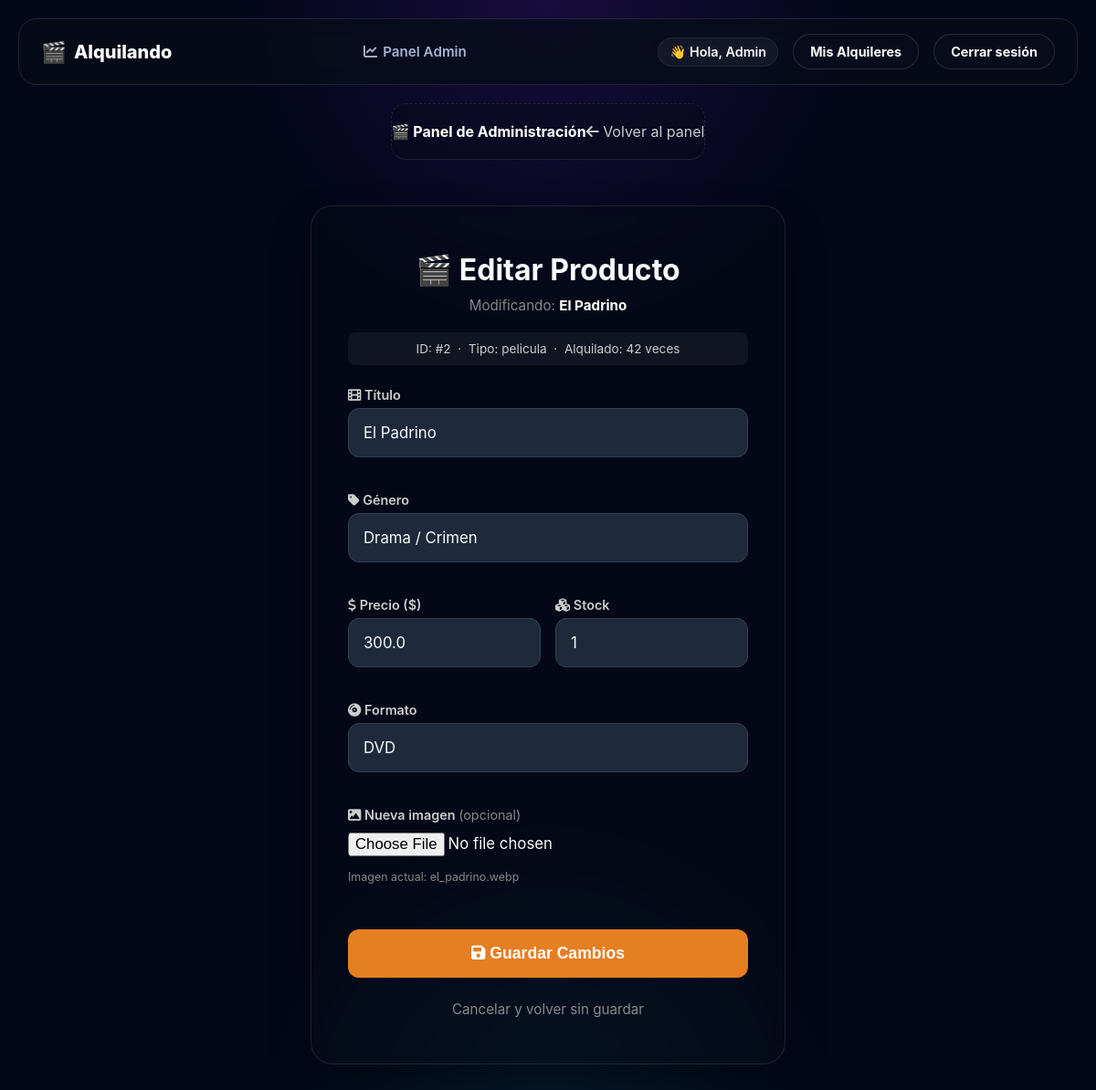
Page /admin/producto/editar/2 (signed in) on the committed database.
### app.py (models this page shows, shortened)
class ProductoAlquiler(db.Model):
    __tablename__ = 'productos_alquiler'
    id = db.Column(db.Integer, primary_key=True)
    titulo = db.Column(db.String(100), nullable=False)
    genero = db.Column(db.String(50), nullable=True)
    alquilado = db.Column(db.Boolean, default=False)
    precio_alquiler = db.Column(db.Float, nullable=False)
    stock = db.Column(db.Integer, default=1)
    imagen = db.Column(db.String(100), default='default.jpg')
    contador_alquileres = db.Column(db.Integer, default=0)
    tipo_producto = db.Column(db.String(50))
    usuario_id = db.Column(db.Integer, db.ForeignKey('usuarios.id'), nullable=True)
    fecha_alquiler = db.Column(db.DateTime, nullable=True)
    fecha_vencimiento = db.Column(db.DateTime, nullable=True)
    estado = db.Column(db.String(30), default='disponible')
    __mapper_args__ = {
        'polymorphic_on': tipo_producto,
        'polymorphic_identity': 'producto_generico'
    }

### app.py (the view, shortened to what this page needs)
@app.route('/admin/producto/editar/<int:prod_id>', methods=['GET', 'POST'])
@requiere_nivel(5)
def administrar_editar_producto(prod_id):
    producto = GestorInventario.buscar_producto_por_id(prod_id)
    if not producto:
        flash("Producto no encontrado.", "danger")
        return redirect(url_for('dashboard'))
    return render_template('editar_producto.html', producto=producto)

### app.py (called while the page is built)
def requiere_nivel(nivel_minimo):
    def decorator(f):
        @wraps(f)
        def decorated_function(*args, **kwargs):
            rol_usuario = session.get('usuario_rol', 'cliente')
            nivel_usuario = NIVELES_ACCESO.get(rol_usuario, 1)
            if nivel_usuario < nivel_minimo:
                flash("No tenés permisos suficientes para entrar acá.", "danger")
                return redirect(url_for('inicio'))
            return f(*args, **kwargs)
        return decorated_function
    return decorator

    @staticmethod
    def buscar_producto_por_id(id_prod):
        return ProductoAlquiler.query.get(id_prod)

### templates/editar_producto.html (shortened to what this page needs)
{% extends 'base.html' %}
{% block content %}
<div class="panel-header" style="display: flex; justify-content: space-between; align-items: center; padding: 20px 0; border-bottom: 1px solid var(--border, #333); margin-bottom: 30px; max-width: 520px; margin-left: auto; margin-right: auto;">
    <span style="color: #fff; font-weight: bold;">🎬 Panel de Administración</span>
    <a href="{{ url_for('dashboard') }}" class="texto-claro" style="color: #ccc; text-decoration: none;">
        <i class="fas fa-arrow-left"></i> Volver al panel
    </a>
</div>
<main style="display: flex; justify-content: center; align-items: center; padding: 0 20px 40px 20px;">
    <div class="auth-container">
        <h2 class="subtitulo-seccion" style="margin-top: 0; margin-bottom: 10px; font-size: 2rem; text-align: center;">
            {% if producto.tipo_producto == 'pelicula' %}🎬{% else %}🎮{% endif %}
            Editar Producto
        </h2>
        <p class="subtitulo" style="color: #888; text-align: center; margin-bottom: 20px; font-size: 0.95rem;">
            Modificando: <strong style="color:#fff;">{{ producto.titulo }}</strong>
        </p>
        <div class="info-badge" style="background: rgba(255,255,255,0.05); padding: 10px; border-radius: 8px; text-align: center; font-size: 0.85rem; color: #ccc; margin-bottom: 24px;">
            <span>ID:</span> #{{ producto.id }} &nbsp;·&nbsp;
            <span>Tipo:</span> {{ producto.tipo_producto }} &nbsp;·&nbsp;
            <span>Alquilado:</span> {{ producto.contador_alquileres }} veces
        </div>
        <form action="{{ url_for('administrar_editar_producto', prod_id=producto.id) }}" method="POST" enctype="multipart/form-data" class="form-simple" style="display: flex; flex-direction: column; gap: 20px;">
            <div class="campo" style="display: flex; flex-direction: column; gap: 6px;">
                <label style="color: #ccc; font-size: 0.9rem; font-weight: 600;"><i class="fas fa-film"></i> Título</label>
                <input type="text" name="titulo" value="{{ producto.titulo }}" required>
            </div>
            <div class="campo" style="display: flex; flex-direction: column; gap: 6px;">
                <label style="color: #ccc; font-size: 0.9rem; font-weight: 600;"><i class="fas fa-tag"></i> Género</label>
                <input type="text" name="genero" value="{{ producto.genero or '' }}">
            </div>
            <div class="fila-doble" style="display: flex; gap: 16px;">
                <div class="campo" style="flex: 1; display: flex; flex-direction: column; gap: 6px;">
                    <label style="color: #ccc; font-size: 0.9rem; font-weight: 600;"><i class="fas fa-dollar-sign"></i> Precio ($)</label>
                    <input type="number" step="0.01" name="precio" value="{{ producto.precio_alquiler }}" required>
                </div>
                <div class="campo" style="flex: 1; display: flex; flex-direction: column; gap: 6px;">
                    <label style="color: #ccc; font-size: 0.9rem; font-weight: 600;"><i class="fas fa-cubes"></i> Stock</label>
                    <input type="number" name="stock" value="{{ producto.stock }}" min="0">
                </div>
            </div>
            <div class="campo" style="display: flex; flex-direction: column; gap: 6px;">
                <label style="color: #ccc; font-size: 0.9rem; font-weight: 600;">
                    {% if producto.tipo_producto == 'pelicula' %}
                        <i class="fas fa-compact-disc"></i> Formato
                    {% else %}
                        <i class="fas fa-gamepad"></i> Plataforma
                    {% endif %}
                </label>
                <input type="text" name="especifico"
                    value="{% if producto.tipo_producto == 'pelicula' %}{{ producto.formato or '' }}{% else %}{{ producto.plataforma or '' }}{% endif %}"
                    placeholder="{% if producto.tipo_producto == 'pelicula' %}Ej: BluRay-4K, DVD{% else %}Ej: PS5, Nintendo Switch{% endif %}">
            </div>
            <div class="campo" style="display: flex; flex-direction: column; gap: 6px;">
                <label style="color: #ccc; font-size: 0.9rem; font-weight: 600;"><i class="fas fa-image"></i> Nueva imagen
                    <span class="texto-gris" style="font-weight: normal; color: #888;">(opcional)</span>
                </label>
                <input type="file" name="imagen" accept="image/*" class="texto-claro" style="background: transparent; border: none; padding: 5px 0;">
                <p class="texto-gris" style="font-size: 0.78rem; margin-top: 4px; color: #888;">Imagen actual: {{ producto.imagen }}</p>
            </div>
            <button type="submit" class="auth-btn" style="background: #e67e22;">
                <i class="fas fa-save"></i> Guardar Cambios
            </button>
        </form>
        <div style="text-align: center; margin-top: 24px;">
            <a href="{{ url_for('dashboard') }}" class="btn-cancelar" style="color: #888; text-decoration: none; font-size: 0.95rem;">Cancelar y volver sin guardar</a>
        </div>
    </div>
</main>
{% endblock %}

### static/estilos.css (style rules this page uses)
* { box-sizing: border-box; }
:root { --bg-main: #020617; --bg-soft: rgba(8, 15, 29, 0.78); --panel: rgba(7, 12, 24, 0.7); --panel-strong: rgba(7, 12, 24, 0.9); --border: rgba(148, 163, 184, 0.16); --border-soft: rgba(148, 163, 184, 0.1); --text-main: #f8fafc; --text-muted: #a5b4d1; --accent: #8b5cf6; --accent-strong: #6d28d9; --accent-soft: rgba(139, 92, 246, 0.22); --success: #22c55e; --warning: #fbbf24; --danger: #fb7185; --shadow: 0 24px 80px rgba(0, 0, 0, 0.38); }
body { margin: 0; min-height: 100vh; font-family: Inter, system-ui, -apple-system, BlinkMacSystemFont, "Segoe UI", sans-serif; color: var(--text-main); background: radial-gradient(circle at top, rgba(91, 33, 182, 0.24), transparent 26%), radial-gradient(circle at bottom, rgba(14, 116, 144, 0.18), transparent 24%), var(--bg-main); }
body, h1, h2, h3, p { margin: 0; }
a { color: var(--text-main); text-decoration: none; transition: opacity 0.2s; }
.campo { margin-bottom: 18px; display: flex; flex-direction: column; gap: 6px; }
.campo label { color: #d5e4ff; font-size: 0.82rem; font-weight: 700; }
.campo input, .campo select, .campo textarea, .stock-input { width: 100%; padding: 12px 13px; border-radius: 12px; border: 1px solid rgba(148, 163, 184, 0.18); background: rgba(2, 6, 23, 0.94); color: var(--text-main); outline: none; font-family: inherit; }
.fila-doble { display: flex; gap: 14px; }
.fila-doble .campo { flex: 1; }
.panel-header { display: flex; justify-content: space-between; align-items: center; padding: 20px; background: rgba(7, 12, 24, 0.4); border: 1px dashed var(--border); border-radius: 16px; margin-bottom: 10px; }
.auth-container { background: rgba(7, 12, 24, 0.45); border: 1px solid var(--border, #333); border-radius: 24px; padding: 50px 40px; width: 100%; max-width: 520px; backdrop-filter: blur(8px); box-shadow: 0 20px 40px rgba(0, 0, 0, 0.4); }
.form-simple input { background: #1e293b; border: 1px solid #334155; border-radius: 12px; padding: 16px; color: #f8fafc; font-size: 1.05rem; width: 100%; box-sizing: border-box; transition: border-color 0.2s, background-color 0.2s; }
.auth-btn { width: 100%; margin-top: 12px; padding: 16px; font-size: 1.1rem; font-weight: 700; background: #6366f1; color: #fff; border: none; border-radius: 12px; cursor: pointer; transition: background 0.2s; }

### rows in the picture
ProductoAlquiler: titulo "El Padrino", id "2", tipo_producto "pelicula", contador_alquileres "42", genero "Drama / Crimen", precio "300.0", stock "1", especifico "DVD", imagen "el_padrino.webp"

### other values in the picture
{{ session['usuario_nombre'] }} "Admin"
